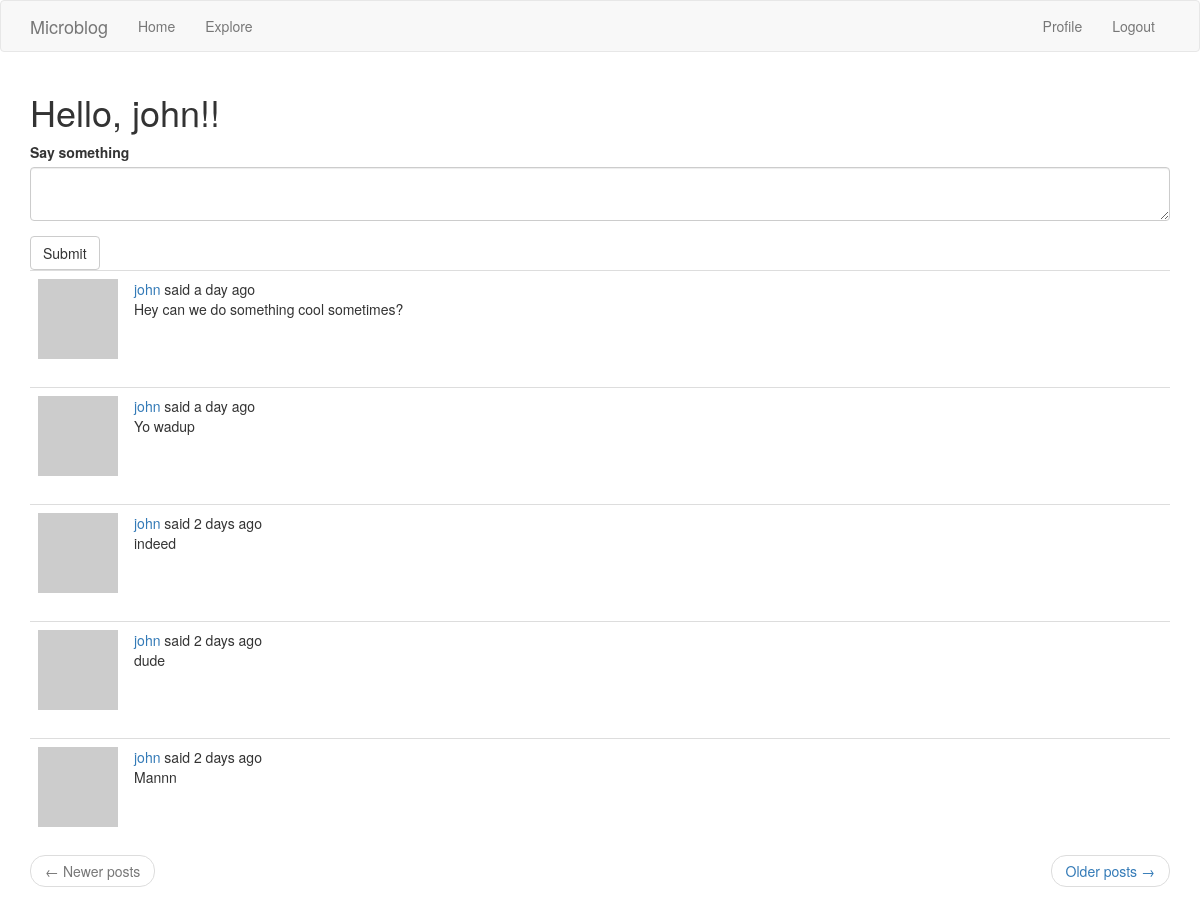
Screenshot of /index (signed in) with the database file from the repository.
### app/models.py (models this page shows, shortened)
class User(UserMixin, db.Model):  # inheriting from multiple classes!
    id = db.Column(db.Integer, primary_key=True)
    username = db.Column(db.String(64), index=True, unique=True)
    email = db.Column(db.String(120), index=True, unique=True)
    password_hash = db.Column(db.String(128))
    posts = db.relationship('Post', backref='author', lazy='dynamic')
    about_me = db.Column(db.String(140))
    last_seen = db.Column(db.DateTime, default=datetime.utcnow)
    followed = db.relationship(
        'User', secondary=followers,
        primaryjoin=(followers.c.follower_id == id),
        secondaryjoin=(followers.c.followed_id == id),
        backref=db.backref('followers', lazy='dynamic'), lazy='dynamic')
    def avatar(self, size):
        digest = md5(self.email.lower().encode('utf-8')).hexdigest()
        return f"https://www.gravatar.com/avatar/{digest}?s={size}&r=pg&d=identicon"
    def followed_posts(self):
        followed = Post.query.join(
            followers, (followers.c.followed_id == Post.user_id)).filter(
            followers.c.follower_id == self.id)
        own = Post.query.filter_by(user_id=self.id)
        return followed.union(own).order_by(Post.timestamp.desc())

class Post(db.Model):
    id = db.Column(db.Integer, primary_key=True)
    body = db.Column(db.String(140))
    timestamp = db.Column(db.DateTime, index=True, default=datetime.utcnow)
    user_id = db.Column(db.Integer, db.ForeignKey('user.id'))

### app/routes.py (the view)
@app.route('/', methods=['GET', 'POST'])
@app.route('/index', methods=['GET', 'POST'])
@login_required
def index():
    form = PostForm()
    if form.validate_on_submit():
        post = Post(body=form.post.data, author=current_user)
        db.session.add(post)
        db.session.commit()
        flash('Your post is now live!')
        return redirect(url_for('index'))
    page = request.args.get('page', 1, type=int)
    posts = current_user.followed_posts().paginate(
        page, app.config['POSTS_PER_PAGE'], False)
    next_url = url_for('index', page=posts.next_num) if posts.has_next else None
    prev_url = url_for('index', page=posts.prev_num) if posts.has_prev else None
    return render_template('index.html', title='Home', form=form, posts=posts.items,
                           next_url=next_url, prev_url=prev_url)

### app/forms.py
class PostForm(FlaskForm):
    post = TextAreaField(_l('Say something'), validators=[
        DataRequired(), Length(min=1, max=140)])
    submit = SubmitField(_('Submit'))

### app/models.py (called while the page is built)
@login.user_loader
def load_user(id):
    return User.query.get(int(id))

### app/routes.py (called while the page is built)
@app.before_request
def before_request():
    if current_user.is_authenticated:
        current_user.last_seen = datetime.utcnow()
        db.session.commit()
    g.locale = str(get_locale())

### app/templates/index.html
{% extends "base.html" %}
{% import 'bootstrap/wtf.html' as wtf %}
{% block app_content %}
    <h1>{{ _('Hello, %(username)s!', username=current_user.username) }}!</h1>
    {% if form %}
        <div class="row">
            <div class="col-md-12">
                {{ wtf.quick_form(form) }}
            </div>
        </div>
    {% endif %}
    {% for post in posts %}
        {% include '_post.html' %}
    {% endfor %}
    <nav aria-label="...">
        <ul class="pager">
            <li class="previous{% if not prev_url %} disabled{% endif %}">
                <a href="{{ prev_url or '#' }}">
                    <span aria-hidden="true">&larr;</span> {{ _('Newer posts') }}
                </a>
            </li>
            <li class="next{% if not next_url %} disabled{% endif %}">
                <a href="{{ next_url or '#' }}">
                    {{ _('Older posts') }} <span aria-hidden="true">&rarr;</span>
                </a>
            </li>
        </ul>
    </nav>
{% endblock %}

### app/templates/_post.html (shortened to what this page needs)
<table class="table table-hover">
    <tr>
        <td width="70px">
            <a href="{{ url_for('user', username=post.author.username) }}">
                <img src="{{ post.author.avatar(36) }}">
            </a>
        </td>
        <td>
            {{ _('%(username)s said %(when)s',
                    username=user_link, when=moment(post.timestamp).fromNow()) }}
            <br>
            {{ post.body }}
        </td>
    </tr>
</table>

### rows the page displays
Post: body "Hey can we do something cool sometimes?"
Post: body "Yo wadup"
Post: body "indeed"
Post: body "dude"
Post: body "Mannn"
